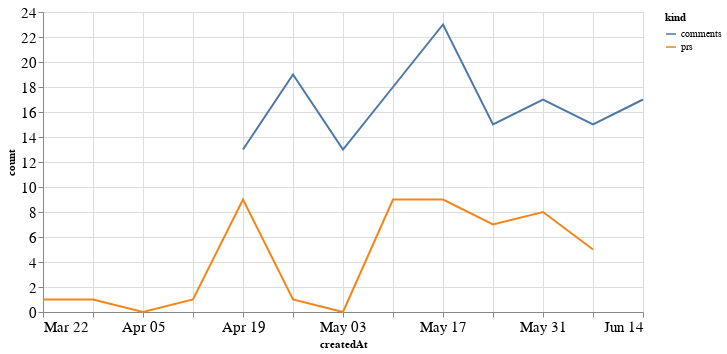

The cell this chart's notebook holds for it:
### Code cell
alt.Chart(total_time, width=600).mark_line().encode(
    x='createdAt',
    y='count',
    color='kind'
)

### Figure 1 — Vega-Lite specification as saved in the notebook (floating-point values rounded to 4 significant figures)
{"config": {"axisLeft": {"labelFontSize": 15}, "axisBottom": {"labelFontSize": 15}}, "data": {"name": "data-88104530138a5f610bbf4b6d8114f5c4"}, "mark": "line", "encoding": {"color": {"type": "nominal", "field": "kind"}, "x": {"type": "temporal", "field": "createdAt"}, "y": {"type": "quantitative", "field": "count"}}, "width": 600, "$schema": "https://vega.github.io/schema/vega-lite/v4.8.1.json", "datasets": {"data-88104530138a5f610bbf4b6d8114f5c4": [{"createdAt": "2020-03-22T00:00:00", "kind": "prs", "count": 1.0}, {"createdAt": "2020-03-29T00:00:00", "kind": "prs", "count": 1.0}, {"createdAt": "2020-04-05T00:00:00", "kind": "prs", "count": 0.0}, {"createdAt": "2020-04-12T00:00:00", "kind": "prs", "count": 1.0}, {"createdAt": "2020-04-19T00:00:00", "kind": "prs", "count": 9.0}, {"createdAt": "2020-04-26T00:00:00", "kind": "prs", "count": 1.0}, {"createdAt": "2020-05-03T00:00:00", "kind": "prs", "count": 0.0}, {"createdAt": "2020-05-10T00:00:00", "kind": "prs", "count": 9.0}, {"createdAt": "2020-05-17T00:00:00", "kind": "prs", "count": 9.0}, {"createdAt": "2020-05-24T00:00:00", "kind": "prs", "count": 7.0}, {"createdAt": "2020-05-31T00:00:00", "kind": "prs", "count": 8.0}, {"createdAt": "2020-06-07T00:00:00", "kind": "prs", "count": 5.0}, {"createdAt": "2020-06-14T00:00:00", "kind": "prs", "count": null}, {"createdAt": "2020-03-22T00:00:00", "kind": "comments", "count": null}, {"createdAt": "2020-03-29T00:00:00", "kind": "comments", "count": null}, {"createdAt": "2020-04-05T00:00:00", "kind": "comments", "count": null}, {"createdAt": "2020-04-12T00:00:00", "kind": "comments", "count": null}, {"createdAt": "2020-04-19T00:00:00", "kind": "comments", "count": 13.0}, {"createdAt": "2020-04-26T00:00:00", "kind": "comments", "count": 19.0}, {"createdAt": "2020-05-03T00:00:00", "kind": "comments", "count": 13.0}, {"createdAt": "2020-05-10T00:00:00", "kind": "comments", "count": 18.0}, {"createdAt": "2020-05-17T00:00:00", "kind": "comments", "count": 23.0}, {"createdAt": "2020-05-24T00:00:00", "kind": "comments", "count": 15.0}, {"createdAt": "2020-05-31T00:00:00", "kind": "comments", "count": 17.0}, {"createdAt": "2020-06-07T00:00:00", "kind": "comments", "count": 15.0}, {"createdAt": "2020-06-14T00:00:00", "kind": "comments", "count": 17.0}]}}
